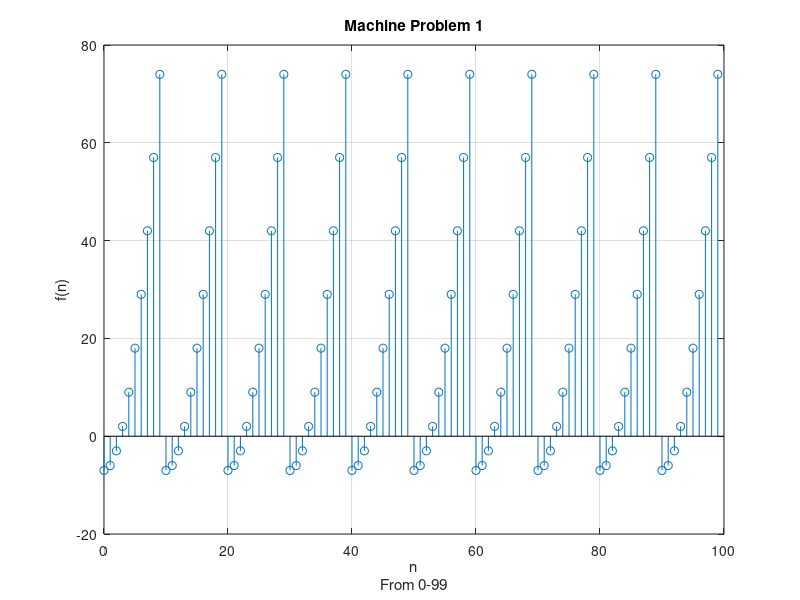

Reproduce this figure in MATLAB.
    function MP_1()
clc
n = linspace(0,99);
y = linspace(0,99);

for z = 1:1:100
    s = z-1;
   while s>=10
       s= s-10;
   end
    y(z) = (s.^2)-7;
end

stem(n,y)
title('Machine Problem 1')
xlabel({'n';'From 0-99'})
ylabel('f(n)') 
grid
end